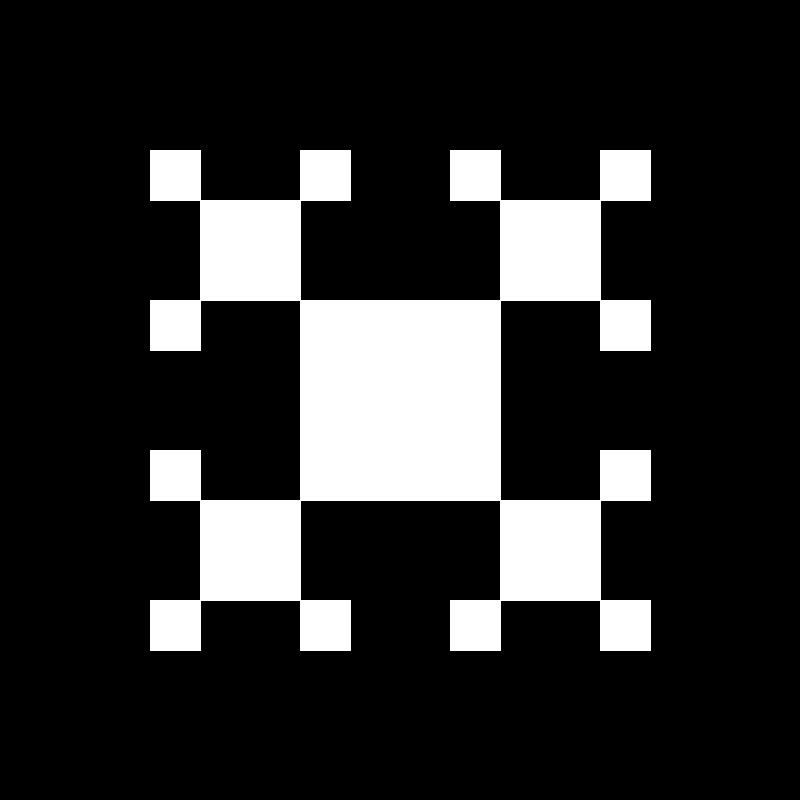
Frame 1 (no input)
Frame 60 (the mouse pressed at the canvas centre just before this capture): identical to frame 1, image omitted
Frame 120 (the mouse held since frame 60 and released just before this capture): identical to frame 1, image omitted

The Processing sketch that drew this single still picture (run headless with seeded random() and noise(); from frame 60 on, the mouse is pressed at the canvas centre):

// Processing sketch: squareFractal
// ── squareFractal.pde
int h = 200;
void setup(){
  background(0);
  size(800, 800);
  stroke(255);
  fill(255);
  rectMode(CENTER);
}


void draw(){
  translate(width/2, height/2);
  rect(0, 0, h, h);
  rectangle(h);
}


void rectangle(int h){
  if(h>=100){
    pushMatrix();
    translate(-3*h/4, -3*h/4);
    rect(0, 0, h/2, h/2);
    rectangle(h/2);
    popMatrix();
    
    
    pushMatrix();
    translate(3*h/4, -3*h/4);
    rect(0, 0, h/2, h/2);
    rectangle(h/2);
    popMatrix();
    
    
    pushMatrix();
    translate(-3*h/4, 3*h/4);
    rect(0, 0, h/2, h/2);
    rectangle(h/2);
    popMatrix();
    
    
    pushMatrix();
    translate(3*h/4, 3*h/4);
    rect(0, 0, h/2, h/2);
    rectangle(h/2);
    popMatrix();
  }
}
